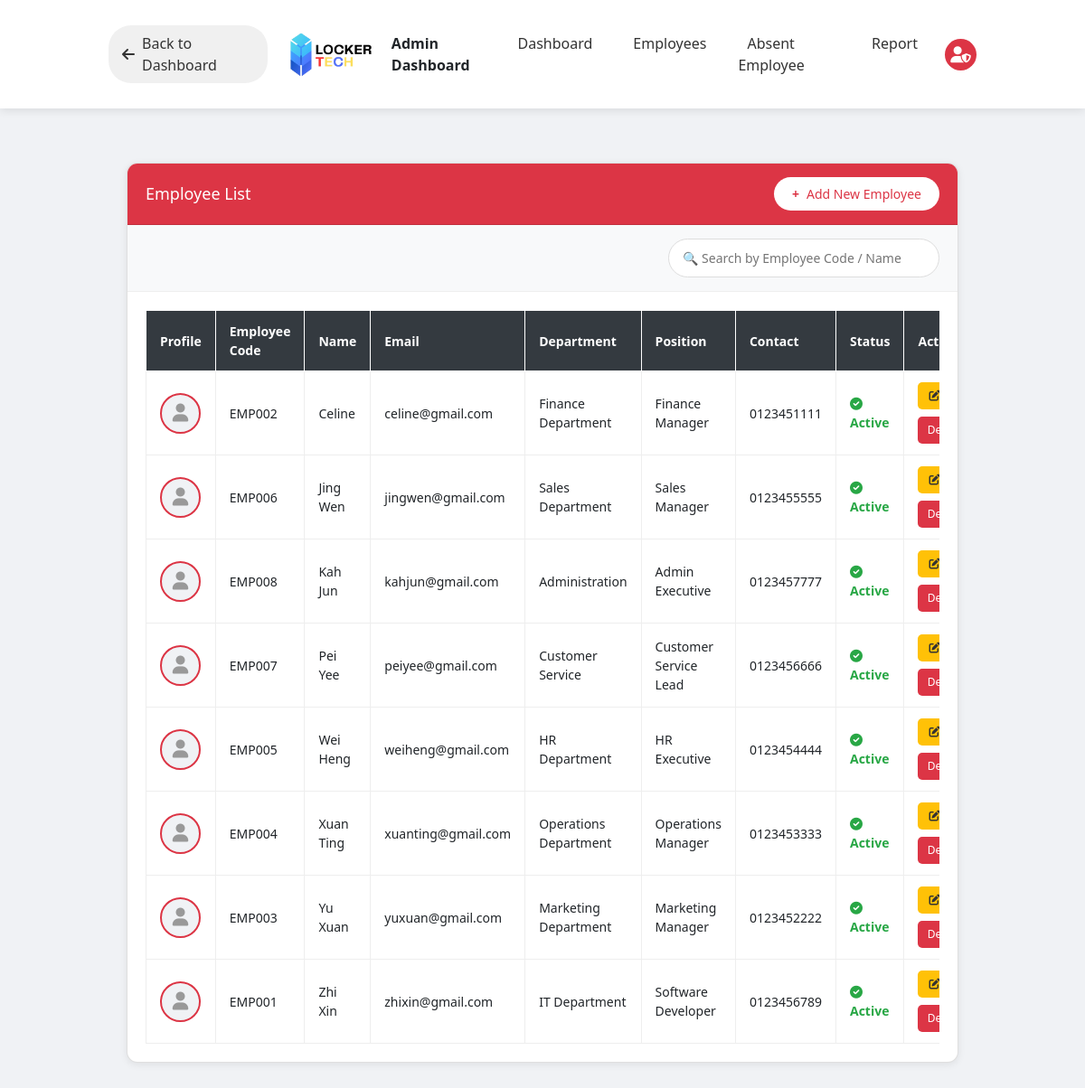
Page /TSE_PROJECT/Admin/employee_list.php (signed in) on the committed database.
### tables this page shows
CREATE TABLE `employees` (
  `employee_id` int(11) NOT NULL,
  `user_id` int(11) NOT NULL,
  `employee_code` varchar(50) NOT NULL,
  `department` varchar(100) NOT NULL,
  `position` varchar(100) NOT NULL,
  `employment_date` date NOT NULL,
  `contact_number` varchar(20) DEFAULT NULL,
  `address` text DEFAULT NULL,
  `qr_code` varchar(255) DEFAULT NULL
);

CREATE TABLE `users` (
  `user_id` int(11) NOT NULL,
  `email` varchar(100) NOT NULL,
  `password` varchar(255) NOT NULL,
  `name` varchar(100) NOT NULL,
  `role` enum('employee','admin') NOT NULL,
  `profile_picture` varchar(255) DEFAULT NULL,
  `status` enum('Active','Inactive') DEFAULT 'Active',
  `last_login` datetime DEFAULT NULL,
  `created_at` timestamp NOT NULL DEFAULT current_timestamp(),
  `updated_at` timestamp NOT NULL DEFAULT current_timestamp() ON UPDATE current_timestamp()
);

### TSE_PROJECT/Admin/employee_list.php (the view, shortened to what this page needs)
<?php
include '../db_connection.php';
include 'header_admin.php';
$query = "SELECT u.*, e.* FROM users u
          JOIN employees e ON u.user_id = e.user_id
          WHERE u.role = 'employee'
          ORDER BY CASE WHEN u.status = 'Active' THEN 0 ELSE 1 END, u.name";
$result = mysqli_query($conn, $query);
$employees = [];
while($row = mysqli_fetch_assoc($result)) {
    $employees[] = $row;
}
?>
<!DOCTYPE html>
<html lang="en">
<head>
    <link rel="stylesheet" href="employee_list.css">
</head>
<body>
<div class="main-container">
    <div class="card">
        <div class="card-header">
            <h5> Employee List</h5>
            <a href="add_employee.php" class="btn-add">
                <strong>+</strong>Add New Employee
            </a>
        </div>
        <div class="search-area">
            <input type="text" id="searchInput" class="search-box" placeholder="🔍 Search by Employee Code / Name">
        </div>
        <div class="card-body">
            <div class="table-responsive">
                <table class="data-table">
                    <thead>
                        <tr>
                            <th>Profile</th>
                            <th>Employee Code</th>
                            <th>Name</th>
                            <th>Email</th>
                            <th>Department</th>
                            <th>Position</th>
                            <th>Contact</th>
                            <th>Status</th>
                            <th>Actions</th>
                        </tr>
                    </thead>
                    <tbody>
                        <?php foreach($employees as $emp):
                            $row_class = ($emp['status'] == 'Inactive') ? 'inactive-row' : '';
                            $profile_pic_path = "../profile_picture/" . ($emp['profile_picture'] ?? '');
                            $has_profile = !empty($emp['profile_picture']) && file_exists($profile_pic_path);
                        ?>
                        <tr class="<?php echo $row_class; ?>">
                            <td>
                                <?php if($has_profile): ?>
                                    <img src="<?php echo $profile_pic_path; ?>" alt="Profile" class="profile-img">
                                <?php else: ?>
                                    <div class="profile-placeholder">
                                        <i class="fas fa-user"></i>
                                    </div>
                                <?php endif; ?>
                            </td>
                            <td><?php echo htmlspecialchars($emp['employee_code']); ?></td>
                            <td><?php echo htmlspecialchars($emp['name']); ?></td>
                            <td><?php echo htmlspecialchars($emp['email']); ?></td>
                            <td><?php echo htmlspecialchars($emp['department']); ?></td>
                            <td><?php echo htmlspecialchars($emp['position']); ?></td>
                            <td><?php echo $emp['contact_number'] ? htmlspecialchars($emp['contact_number']) : '-'; ?></td>
                            <td>
                                <span class="<?php echo $emp['status'] == 'Active' ? 'status-active' : 'status-inactive'; ?>">
                                    <i class="fas <?php echo $emp['status'] == 'Active' ? 'fa-check-circle' : 'fa-times-circle'; ?>"></i>
                                    <?php echo $emp['status']; ?>
                                </span>
                            </td>
                            <td>
                                <div class="action-buttons">
                                    <a href="edit_employee.php?id=<?php echo $emp['employee_id']; ?>" class="btn-edit" href="edit_employee.php">
                                        <i class="fas fa-edit"></i> Edit
                                    </a>
                                    <?php if($emp['status'] == 'Active'): ?>
                                    <a href="?deactivate=1&id=<?php echo $emp['employee_id']; ?>" class="btn-deactivate" onclick="return confirm('Are you sure you want to deactivate this employee?')">
                                        Deactivate
                                    </a>
                                    <?php else: ?>
                                    <a href="?activate=1&id=<?php echo $emp['employee_id']; ?>" class="btn-activate" onclick="return confirm('Are you sure you want to activate this employee?')">
                                        Activate
                                    </a>
                                    <?php endif; ?>
                                </div>
                            </td>
                        </tr>
                        <?php endforeach; ?>
                    </tbody>
                </table>
            </div>
        </div>
    </div>
</div>
</body>
</html>

### TSE_PROJECT/Admin/employee_list.css (style rules this page uses)
* { margin: 0; padding: 0; box-sizing: border-box; }
body { background: #f0f2f5; font-family: 'Segoe UI', Tahoma, Geneva, Verdana, sans-serif; }
.main-container { max-width: 1400px; margin: 100px auto 40px; padding: 0 20px; }
.card { background: white; border-radius: 12px; overflow: hidden; box-shadow: 0 2px 8px rgba(0,0,0,0.08); }
.card-header { background: #dc3545; color: white; padding: 15px 20px; display: flex; justify-content: space-between; align-items: center; flex-wrap: wrap; gap: 15px; }
.card-header h5 { margin: 0; font-size: 18px; }
.btn-add { background: white; color: #dc3545; border: none; padding: 8px 20px; border-radius: 20px; font-size: 14px; cursor: pointer; text-decoration: none; display: inline-flex; align-items: center; gap: 8px; transition: all 0.3s; font-weight: 500; }
.search-area { background: #f8f9fa; padding: 15px 20px; border-bottom: 1px solid #eee; display: flex; justify-content: flex-end; }
.search-box { padding: 10px 15px; border: 1px solid #ddd; border-radius: 25px; font-size: 14px; width: 300px; outline: none; transition: all 0.3s; }
.card-body { padding: 20px; }
.table-responsive { overflow-x: auto; }
.data-table { width: 100%; border-collapse: collapse; font-size: 14px; }
.data-table thead { background: #343a40; color: white; }
.data-table th { padding: 12px 15px; text-align: left; vertical-align: middle; border: 1px solid white; }
.data-table td { padding: 12px 15px; text-align: left; border: 1px solid #eee; vertical-align: middle; }
.profile-placeholder { width: 45px; height: 45px; border-radius: 50%; background: #f0f2f5; display: flex; align-items: center; justify-content: center; color: #999; font-size: 20px; border: 2px solid #dc3545; }
.status-active { color: #28a745; font-weight: bold; }
.btn-edit { background: #ffc107; color: #333; border: none; padding: 6px 12px; border-radius: 5px; cursor: pointer; font-size: 12px; text-decoration: none; display: inline-flex; align-items: center; gap: 5px; transition: all 0.3s; }
.btn-deactivate { background: #dc3545; color: white; border: none; padding: 6px 12px; border-radius: 5px; cursor: pointer; font-size: 12px; text-decoration: none; display: inline-flex; align-items: center; gap: 5px; transition: all 0.3s; width: 80px; justify-content: center; }
.action-buttons { display: flex; gap: 8px; flex-wrap: wrap; }

### TSE_PROJECT/Admin/header_admin.php (style rules this page uses)
html { scroll-padding-top: 80px; }
body { margin: 0; padding-top: 80px; background: #f4f6f9; font-family: 'Segoe UI', Tahoma, Geneva, Verdana, sans-serif; }
.main-container { width: 80%; margin: 0 auto; max-width: none; }

### rows in the picture
employees: employee_code "EMP002", user.name "Celine", user.email "celine@gmail.com", department "Finance Department", position "Finance Manager", contact_number "0123451111", user.status "Active"
employees: employee_code "EMP006", user.name "Jing Wen", user.email "jingwen@gmail.com", department "Sales Department", position "Sales Manager", contact_number "0123455555", user.status "Active"
employees: employee_code "EMP008", user.name "Kah Jun", user.email "kahjun@gmail.com", department "Administration", position "Admin Executive", contact_number "0123457777", user.status "Active"
employees: employee_code "EMP007", user.name "Pei Yee", user.email "peiyee@gmail.com", department "Customer Service", position "Customer Service Lead", contact_number "0123456666", user.status "Active"
employees: employee_code "EMP005", user.name "Wei Heng", user.email "weiheng@gmail.com", department "HR Department", position "HR Executive", contact_number "0123454444", user.status "Active"
employees: employee_code "EMP004", user.name "Xuan Ting", user.email "xuanting@gmail.com", department "Operations Department", position "Operations Manager", contact_number "0123453333", user.status "Active"
employees: employee_code "EMP003", user.name "Yu Xuan", user.email "yuxuan@gmail.com", department "Marketing Department", position "Marketing Manager", contact_number "0123452222", user.status "Active"
employees: employee_code "EMP001", user.name "Zhi Xin", user.email "zhixin@gmail.com", department "IT Department", position "Software Developer", contact_number "0123456789", user.status "Active"
